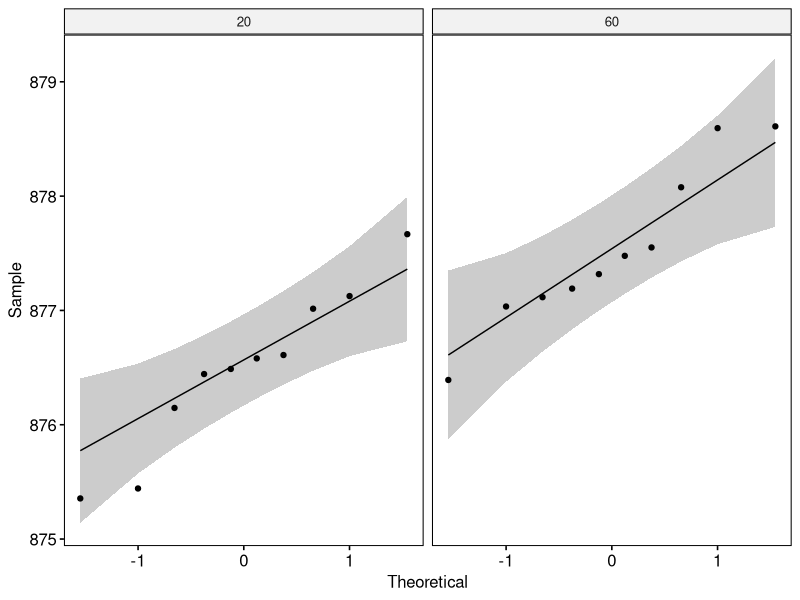
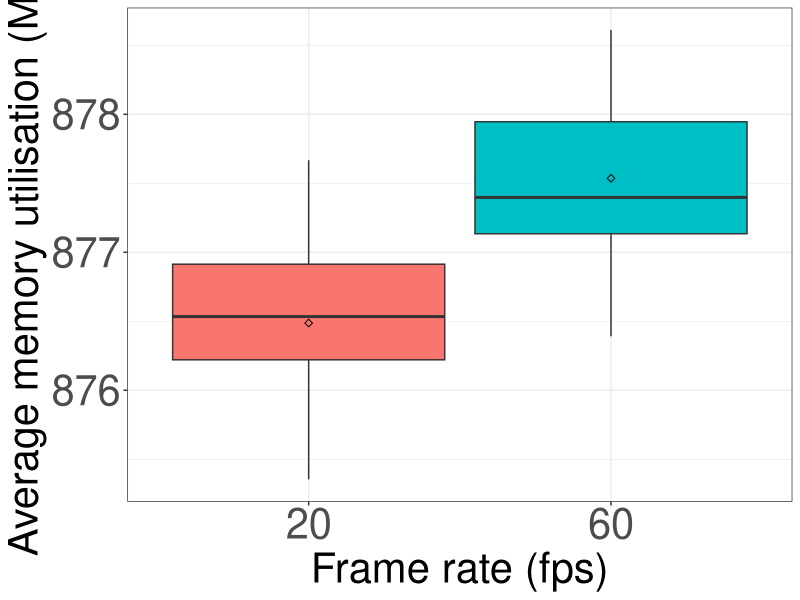

Reproduce these figures in R, in order.
## ---- chunk 1
if (!require('tidyverse')) install.packages('tidyverse', dependencies = TRUE); library('tidyverse')
if (!require('ggpubr')) install.packages('ggpubr', dependencies = TRUE); library('ggpubr')
if (!require('rstatix')) install.packages('rstatix', dependencies = TRUE); library('rstatix')
if (!require('ggplot2')) install.packages('ggplot2', dependencies = TRUE); library('ggplot2')
## ---- chunk 2
data <- read.csv(file = '../../raw_data/test_frame_rate/run_table.csv')
data$avg_memory_util <- data$avg_memory_util / 1000000
data <- subset(data, select = c(X__run_id, frame_rate, avg_memory_util))
data$frame_rate <- as.factor(data$frame_rate)
data$avg_memory_util <- as.numeric(data$avg_memory_util)
## ---- chunk 3
data %>%
  group_by(frame_rate) %>%
  get_summary_stats(avg_memory_util, type = "mean_sd")
## ---- chunk 4
pdf(file = "../../figures/frame_rate_effect/ram-utilisation.pdf")

ggplot(data, aes(x = frame_rate, y = avg_memory_util, fill = frame_rate)) +
  theme_bw() + 
  geom_boxplot(width = 0.9, outlier.size = 0.5) + 
  stat_summary(fun = mean, color = 'black', geom = 'point', shape = 5, size = 1.5) +
  labs(x = "Frame rate (fps)", y = "Average memory utilisation (MB)") +
  theme(legend.position = 'none') +
  theme(
    axis.title.x = element_text(size = 30, family = 'sans'),
    axis.title.y = element_text(size = 30, family = 'sans'),
    axis.text.x = element_text(size = 30, family = 'sans'),
    axis.text.y = element_text(size = 30, family = 'sans'),
    
  )

dev.off()
## ---- chunk 5
data %>% 
  group_by(frame_rate) %>%
  identify_outliers(avg_memory_util)
## ---- chunk 6
ggqqplot(data, x = "avg_memory_util", facet.by = "frame_rate")
## ---- chunk 7
data %>%
  group_by(frame_rate) %>%
  shapiro_test(avg_memory_util)
## ---- chunk 8
data %>%
  t_test(avg_memory_util ~ frame_rate) %>%
  add_significance()
## ---- chunk 9
data %>%
  cohens_d(avg_memory_util ~ frame_rate)
